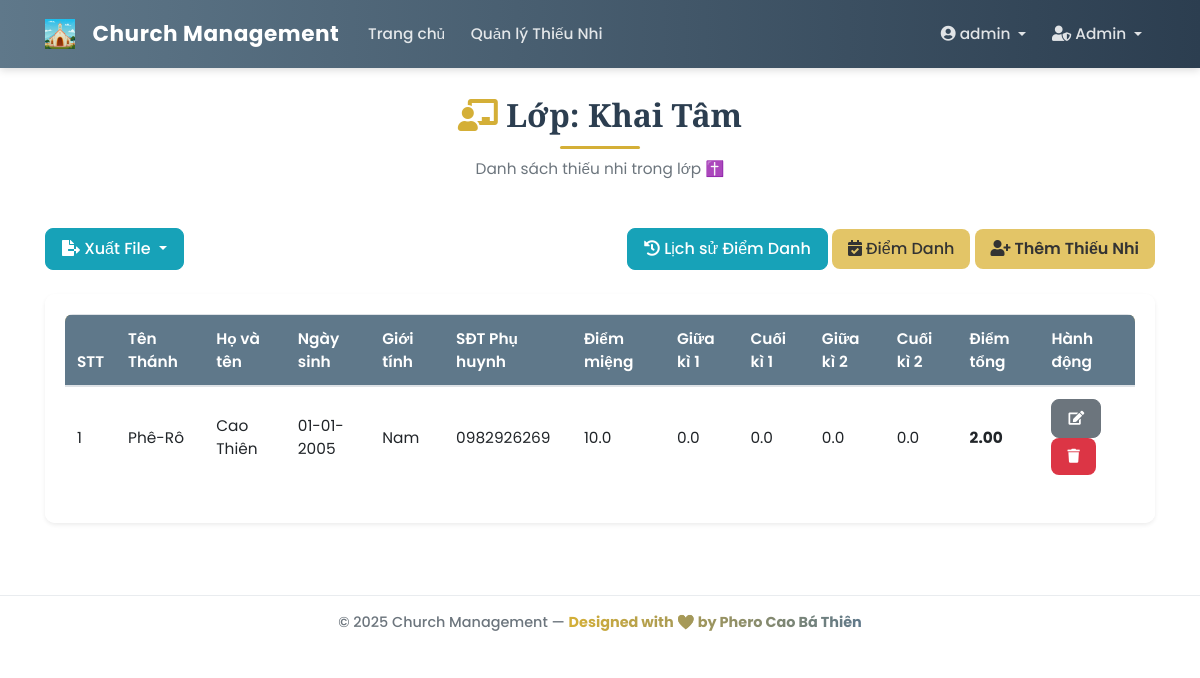
Page /class/1 (signed in) on the earlier database version.
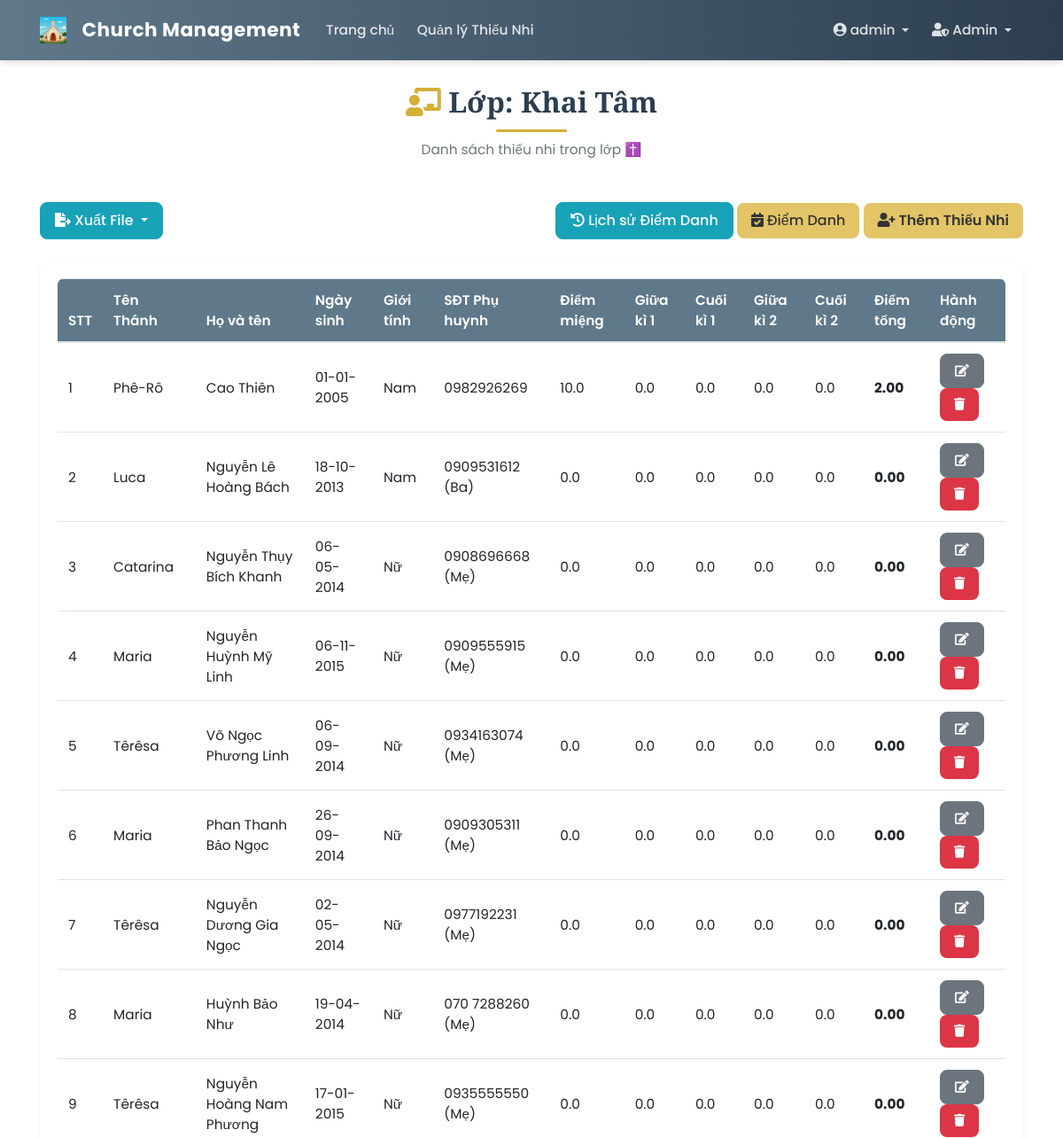
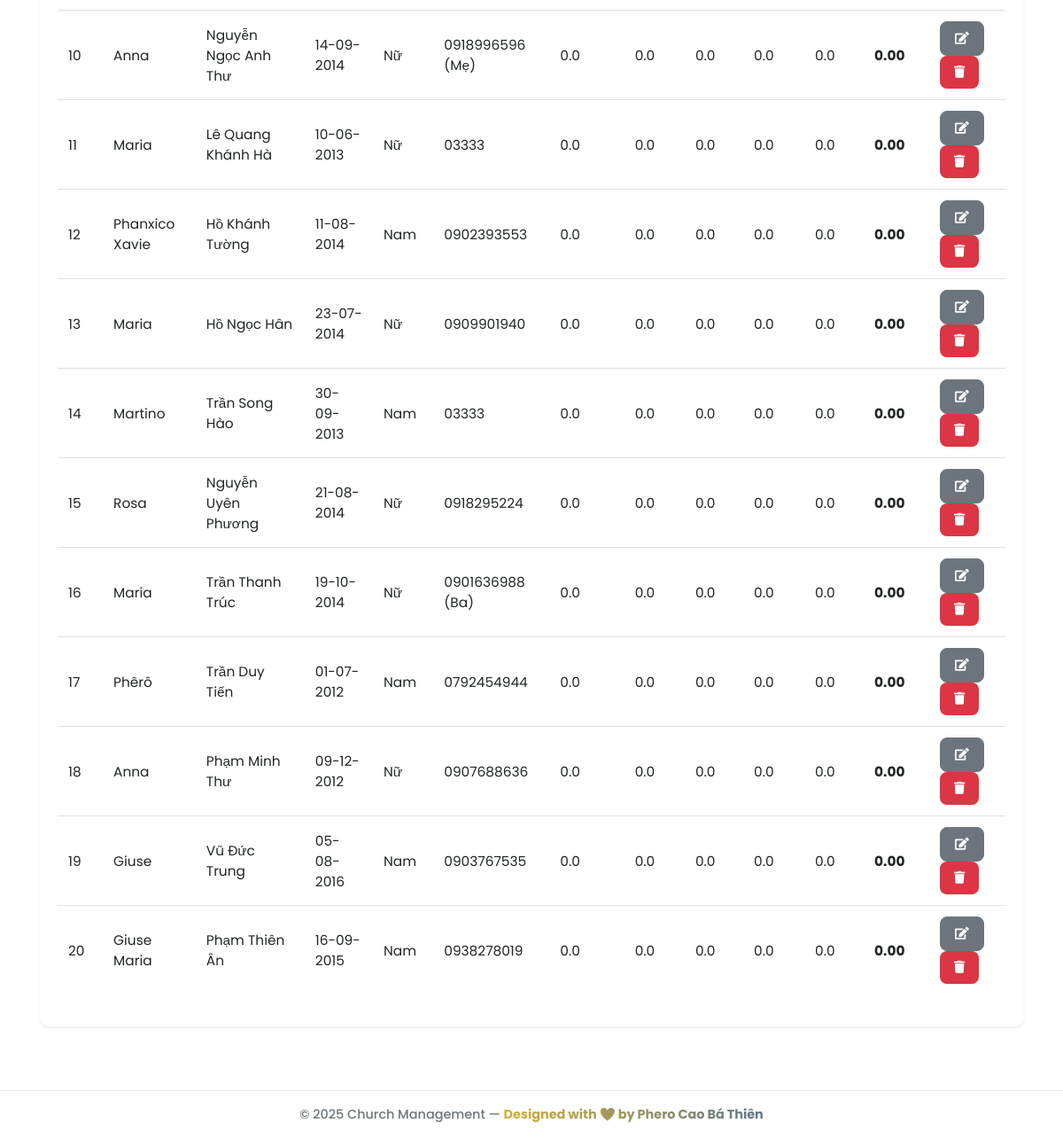
Same page on the later database version (2 pictures, top to bottom).
### app/models/student.py (models this page shows, shortened)
class Student(db.Model):
    __tablename__ = 'student'
    id = db.Column(db.Integer, primary_key=True)
    ten_thanh = db.Column(db.String(50), nullable=True) # Tên Thánh (Tùy chọn)
    full_name = db.Column(db.String(100), nullable=False) # Họ và Tên
    date_of_birth = db.Column(db.Date, nullable=False) # Ngày sinh
    gender = db.Column(db.String(10), nullable=False) # Giới tính ('Nam', 'Nữ')
    ho_ten_bo = db.Column(db.String(100), nullable=True)
    ho_ten_me = db.Column(db.String(100), nullable=True)
    sdt_phu_huynh = db.Column(db.String(15), nullable=True)
    class_id = db.Column(db.Integer, db.ForeignKey('class_model.id'), nullable=True)
    diem_mieng = db.Column(db.Float, nullable=True, default=0.0)
    diem_giua_ki_1 = db.Column(db.Float, nullable=True, default=0.0)
    diem_cuoi_ki_1 = db.Column(db.Float, nullable=True, default=0.0)
    diem_giua_ki_2 = db.Column(db.Float, nullable=True, default=0.0)
    diem_cuoi_ki_2 = db.Column(db.Float, nullable=True, default=0.0)
    @property
    def diem_tong(self):
        scores = [self.diem_mieng or 0, self.diem_giua_ki_1 or 0, self.diem_cuoi_ki_1 or 0,
                 self.diem_giua_ki_2 or 0, self.diem_cuoi_ki_2 or 0]
        return round(sum(scores) / 5, 2) if any(scores) else 0.0

### app/routes.py (the view)
@main.route('/class/<int:class_id>')
@login_required
@permission_required_for_class(allow_guest=True)  # <-- ÁP DỤNG LUẬT KIỂM TRA QUYỀN, cho phép guest xem
def view_class(class_id):
    return class_controller.view_details(class_id)

### app/controllers/class_controller.py (called while the page is built)
def view_details(class_id):
    class_obj = ClassModel.query.get_or_404(class_id)
    students = class_obj.students.all()
    return render_template('class/class_detail.html', class_obj=class_obj, students=students)

### app/models/user.py (called while the page is built)
@login_manager.user_loader
def load_user(user_id):
    return User.query.get(int(user_id))

    def is_admin(self):
        return self.role == 'admin'

### app/templates/class/class_detail.html (shortened to what the changed rows need)
{% extends "base.html" %}
{% block content %}
<link rel="stylesheet" href="{{ url_for('static', filename='css/student_list.css') }}">
<div class="page-header text-center mb-5">
    <h1 class="page-title"><i class="fas fa-chalkboard-teacher text-gold me-2"></i> Lớp: {{ class_obj.name }}</h1>
</div>
<div class="card shadow-sm">
    <div class="card-body">
        <div class="table-responsive">
            <table class="table table-hover align-middle">
                <thead class="table-gold">
                    <tr>
                        <th>STT</th>
                        <th>Tên Thánh</th>
                        <th>Họ và tên</th>
                        <th>Ngày sinh</th>
                        <th>Giới tính</th>
                        <th>SĐT Phụ huynh</th>
                        <th>Điểm miệng</th>
                        <th>Giữa kì 1</th>
                        <th>Cuối kì 1</th>
                        <th>Giữa kì 2</th>
                        <th>Cuối kì 2</th>
                        <th>Điểm tổng</th>
                        <th>Hành động</th>
                    </tr>
                </thead>
                <tbody>
                    {% for student in students %}
                    <tr>
                        <td>{{ loop.index }}</td>
                        <td>{{ student.ten_thanh or 'N/A' }}</td>
                        <td>{{ student.full_name }}</td>
                        <td>{{ student.date_of_birth.strftime('%d-%m-%Y') if student.date_of_birth else '' }}</td>
                        <td>{{ student.gender }}</td>
                        <td>{{ student.sdt_phu_huynh or 'N/A' }}</td>
                        <td>{{ "%.1f"|format(student.diem_mieng or 0) }}</td>
                        <td>{{ "%.1f"|format(student.diem_giua_ki_1 or 0) }}</td>
                        <td>{{ "%.1f"|format(student.diem_cuoi_ki_1 or 0) }}</td>
                        <td>{{ "%.1f"|format(student.diem_giua_ki_2 or 0) }}</td>
                        <td>{{ "%.1f"|format(student.diem_cuoi_ki_2 or 0) }}</td>
                        <td><strong>{{ "%.2f"|format(student.diem_tong) }}</strong></td>
                        <td>
                            {% if current_user.is_admin() or current_user.is_leader() %}
                            <a href="{{ url_for('main_routes.edit_student', student_id=student.id) }}" class="btn btn-secondary btn-sm" title="Sửa"><i class="fas fa-edit"></i></a>
                            <form action="{{ url_for('main_routes.delete_student', student_id=student.id) }}"
                            method="POST"
                            class="d-inline"
                            onsubmit='return confirm("Bạn có chắc chắn muốn xóa thiếu nhi {{ student.full_name }}?");'>
                                <button type="submit" class="btn btn-danger btn-sm" title="Xóa">
                                    <i class="fas fa-trash"></i>
                                </button>
                            </form>
                            {% endif %}
                        </td>
                    </tr>
                    {% else %}
                    <tr>
                        <td colspan="13" class="text-center text-muted py-4">
                            ⛪ Chưa có thiếu nhi nào trong lớp.
                        </td>
                    </tr>
                    {% endfor %}
                </tbody>
            </table>
        </div>
    </div>
</div>
{% endblock content %}

Differences in the rows shown:
added Student: ten_thanh "Luca", full_name "Nguyễn Lê Hoàng Bách", date_of_birth "18-10-2013", gender "Nam", sdt_phu_huynh "0909531612 (Ba)", diem_mieng "0.0", diem_giua_ki_1 "0.0", diem_cuoi_ki_1 "0.0", diem_giua_ki_2 "0.0", diem_cuoi_ki_2 "0.0", diem_tong "0.00"
added Student: ten_thanh "Catarina", full_name "Nguyễn Thụy Bích Khanh", date_of_birth "06-05-2014", gender "Nữ", sdt_phu_huynh "0908696668 (Mẹ)", diem_mieng "0.0", diem_giua_ki_1 "0.0", diem_cuoi_ki_1 "0.0", diem_giua_ki_2 "0.0", diem_cuoi_ki_2 "0.0", diem_tong "0.00"
added Student: ten_thanh "Maria", full_name "Nguyễn Huỳnh Mỹ Linh", date_of_birth "06-11-2015", gender "Nữ", sdt_phu_huynh "0909555915 (Mẹ)", diem_mieng "0.0", diem_giua_ki_1 "0.0", diem_cuoi_ki_1 "0.0", diem_giua_ki_2 "0.0", diem_cuoi_ki_2 "0.0", diem_tong "0.00"
added Student: ten_thanh "Têrêsa", full_name "Võ Ngọc Phương Linh", date_of_birth "06-09-2014", gender "Nữ", sdt_phu_huynh "0934163074 (Mẹ)", diem_mieng "0.0", diem_giua_ki_1 "0.0", diem_cuoi_ki_1 "0.0", diem_giua_ki_2 "0.0", diem_cuoi_ki_2 "0.0", diem_tong "0.00"
added Student: ten_thanh "Maria", full_name "Phan Thanh Bảo Ngọc", date_of_birth "26-09-2014", gender "Nữ", sdt_phu_huynh "0909305311 (Mẹ)", diem_mieng "0.0", diem_giua_ki_1 "0.0", diem_cuoi_ki_1 "0.0", diem_giua_ki_2 "0.0", diem_cuoi_ki_2 "0.0", diem_tong "0.00"
added Student: ten_thanh "Têrêsa", full_name "Nguyễn Dương Gia Ngọc", date_of_birth "02-05-2014", gender "Nữ", sdt_phu_huynh "0977192231 (Mẹ)", diem_mieng "0.0", diem_giua_ki_1 "0.0", diem_cuoi_ki_1 "0.0", diem_giua_ki_2 "0.0", diem_cuoi_ki_2 "0.0", diem_tong "0.00"
added Student: ten_thanh "Maria", full_name "Huỳnh Bảo Như", date_of_birth "19-04-2014", gender "Nữ", sdt_phu_huynh "070 7288260 (Mẹ)", diem_mieng "0.0", diem_giua_ki_1 "0.0", diem_cuoi_ki_1 "0.0", diem_giua_ki_2 "0.0", diem_cuoi_ki_2 "0.0", diem_tong "0.00"
added Student: ten_thanh "Têrêsa", full_name "Nguyễn Hoàng Nam Phương", date_of_birth "17-01-2015", gender "Nữ", sdt_phu_huynh "0935555550 (Mẹ)", diem_mieng "0.0", diem_giua_ki_1 "0.0", diem_cuoi_ki_1 "0.0", diem_giua_ki_2 "0.0", diem_cuoi_ki_2 "0.0", diem_tong "0.00"
added Student: ten_thanh "Anna", full_name "Nguyễn Ngọc Anh Thư", date_of_birth "14-09-2014", gender "Nữ", sdt_phu_huynh "0918996596 (Mẹ)", diem_mieng "0.0", diem_giua_ki_1 "0.0", diem_cuoi_ki_1 "0.0", diem_giua_ki_2 "0.0", diem_cuoi_ki_2 "0.0", diem_tong "0.00"
added Student: ten_thanh "Maria", full_name "Lê Quang Khánh Hà", date_of_birth "10-06-2013", gender "Nữ", sdt_phu_huynh "03333", diem_mieng "0.0", diem_giua_ki_1 "0.0", diem_cuoi_ki_1 "0.0", diem_giua_ki_2 "0.0", diem_cuoi_ki_2 "0.0", diem_tong "0.00"
added Student: ten_thanh "Phanxico Xavie", full_name "Hồ Khánh Tường", date_of_birth "11-08-2014", gender "Nam", sdt_phu_huynh "0902393553", diem_mieng "0.0", diem_giua_ki_1 "0.0", diem_cuoi_ki_1 "0.0", diem_giua_ki_2 "0.0", diem_cuoi_ki_2 "0.0", diem_tong "0.00"
added Student: ten_thanh "Maria", full_name "Hồ Ngọc Hân", date_of_birth "23-07-2014", gender "Nữ", sdt_phu_huynh "0909901940", diem_mieng "0.0", diem_giua_ki_1 "0.0", diem_cuoi_ki_1 "0.0", diem_giua_ki_2 "0.0", diem_cuoi_ki_2 "0.0", diem_tong "0.00"
added Student: ten_thanh "Martino", full_name "Trần Song Hào", date_of_birth "30-09-2013", gender "Nam", sdt_phu_huynh "03333", diem_mieng "0.0", diem_giua_ki_1 "0.0", diem_cuoi_ki_1 "0.0", diem_giua_ki_2 "0.0", diem_cuoi_ki_2 "0.0", diem_tong "0.00"
added Student: ten_thanh "Rosa", full_name "Nguyễn Uyên Phương", date_of_birth "21-08-2014", gender "Nữ", sdt_phu_huynh "0918295224", diem_mieng "0.0", diem_giua_ki_1 "0.0", diem_cuoi_ki_1 "0.0", diem_giua_ki_2 "0.0", diem_cuoi_ki_2 "0.0", diem_tong "0.00"
added Student: ten_thanh "Maria", full_name "Trần Thanh Trúc", date_of_birth "19-10-2014", gender "Nữ", sdt_phu_huynh "0901636988 (Ba)", diem_mieng "0.0", diem_giua_ki_1 "0.0", diem_cuoi_ki_1 "0.0", diem_giua_ki_2 "0.0", diem_cuoi_ki_2 "0.0", diem_tong "0.00"
added Student: ten_thanh "Phêrô", full_name "Trần Duy Tiến", date_of_birth "01-07-2012", gender "Nam", sdt_phu_huynh "0792454944", diem_mieng "0.0", diem_giua_ki_1 "0.0", diem_cuoi_ki_1 "0.0", diem_giua_ki_2 "0.0", diem_cuoi_ki_2 "0.0", diem_tong "0.00"
added Student: ten_thanh "Anna", full_name "Phạm Minh Thư", date_of_birth "09-12-2012", gender "Nữ", sdt_phu_huynh "0907688636", diem_mieng "0.0", diem_giua_ki_1 "0.0", diem_cuoi_ki_1 "0.0", diem_giua_ki_2 "0.0", diem_cuoi_ki_2 "0.0", diem_tong "0.00"
added Student: ten_thanh "Giuse", full_name "Vũ Đức Trung", date_of_birth "05-08-2016", gender "Nam", sdt_phu_huynh "0903767535", diem_mieng "0.0", diem_giua_ki_1 "0.0", diem_cuoi_ki_1 "0.0", diem_giua_ki_2 "0.0", diem_cuoi_ki_2 "0.0", diem_tong "0.00"
added Student: ten_thanh "Giuse Maria", full_name "Phạm Thiên Ân", date_of_birth "16-09-2015", gender "Nam", sdt_phu_huynh "0938278019", diem_mieng "0.0", diem_giua_ki_1 "0.0", diem_cuoi_ki_1 "0.0", diem_giua_ki_2 "0.0", diem_cuoi_ki_2 "0.0", diem_tong "0.00"
